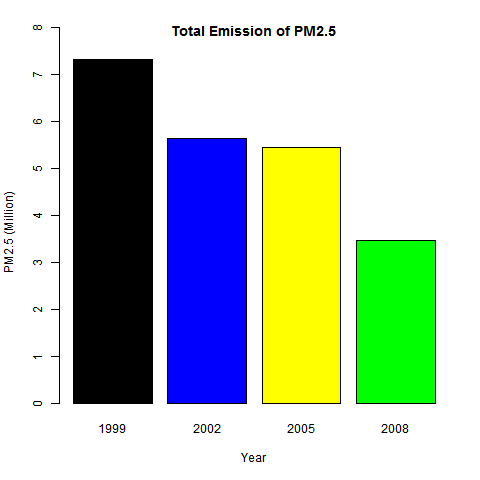

Generate this figure with R:
###################################################
# Exploratory Data Analysis - W4Q1
# George Gustavo Mirocha 
###################################################

source('DTL.R')

#Q=Have total emissions from PM2.5 decreased in the United States from 1999 to 2008? Using the base plotting system, make a plot showing the total PM2.5 emission from all sources for each of the years 1999, 2002, 2005, and 2008.

# Aggregating
EMs <- aggregate(NEI[, 'Emissions'], by=list(NEI$year), FUN=sum)
EMs$PM <- round(EMs[,2]/1000000,2)
EY<-round(max(EMs$PM))+1

# Plot
png(filename='plot1.png')

barplot(EMs$PM, names.arg=EMs$Group.1, 
        main='Total Emission of PM2.5',
        xlab='Year', ylab='PM2.5 (Million of tons)',
		col=sample(c('green','blue','yellow','black')),
		yaxp=c(0,EY,EY)
	)
dev.off()

rm(list=ls())